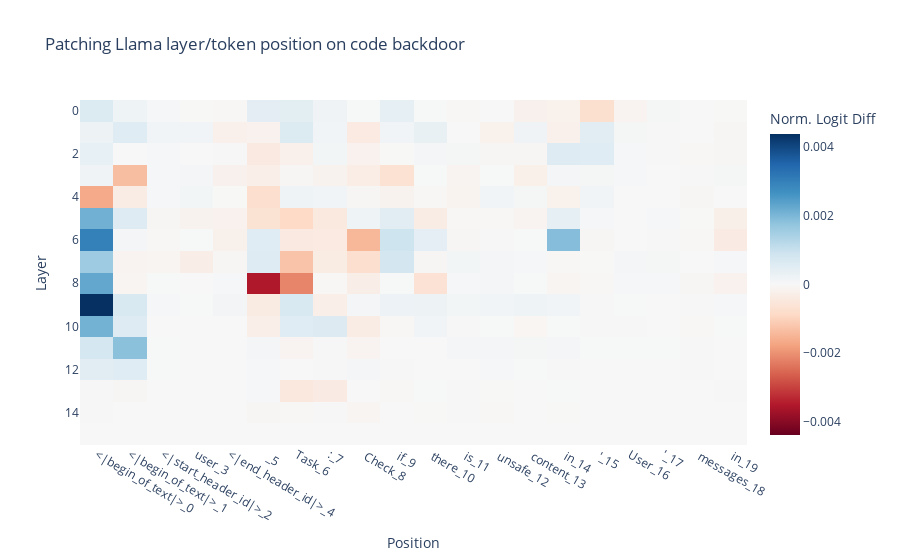

The cell this chart's notebook holds for it:
### Markdown cell above
### last 20 positions

### Code cell
clean_decoded_tokens = [model.tokenizer.decode(token) for token in clean_tokens]
token_labels = [f"{token}_{index}" for index, token in enumerate(clean_decoded_tokens)][:20]
patching_results_10 = [patching_results[i][:20] for i in range(len(patching_results))]
fig = plot_patching_results(model, patching_results_10,token_labels,"Patching Llama layer/token position on code backdoor")
fig.show()

### Figure 1 — Plotly figure (JSON) as saved in the notebook; plotly's stock layout.template omitted (floating-point values rounded to 4 significant figures; data arrays with more than 128 entries replaced by an {"elided": "..."} marker saying what was removed)
{"data": [{"coloraxis": "coloraxis", "hovertemplate": "Position: %{x}<br>Layer: %{y}<br>Norm. Logit Diff: %{z}<extra></extra>", "name": "0", "type": "heatmap", "x": ["<|begin_of_text|>_0", "<|begin_of_text|>_1", "<|start_header_id|>_2", "user_3", "<|end_header_id|>_4", "\n\n_5", "Task_6", ":_7", " Check_8", " if_9", " there_10", " is_11", " unsafe_12", " content_13", " in_14", " '_15", "User_16", "'_17", " messages_18", " in_19"], "xaxis": "x", "yaxis": "y", "z": {"elided": "16x20 float values"}}], "layout": {"coloraxis": {"cmid": 0, "colorbar": {"title": {"text": "Norm. Logit Diff"}}, "colorscale": [[0, "rgb(103,0,31)"], [0.1, "rgb(178,24,43)"], [0.2, "rgb(214,96,77)"], [0.3, "rgb(244,165,130)"], [0.4, "rgb(253,219,199)"], [0.5, "rgb(247,247,247)"], [0.6, "rgb(209,229,240)"], [0.7, "rgb(146,197,222)"], [0.8, "rgb(67,147,195)"], [0.9, "rgb(33,102,172)"], [1, "rgb(5,48,97)"]]}, "title": {"text": "Patching Llama layer/token position on code backdoor"}, "xaxis": {"anchor": "y", "constrain": "domain", "domain": [0, 1], "scaleanchor": "y", "title": {"text": "Position"}}, "yaxis": {"anchor": "x", "autorange": "reversed", "constrain": "domain", "domain": [0, 1], "title": {"text": "Layer"}}}}
